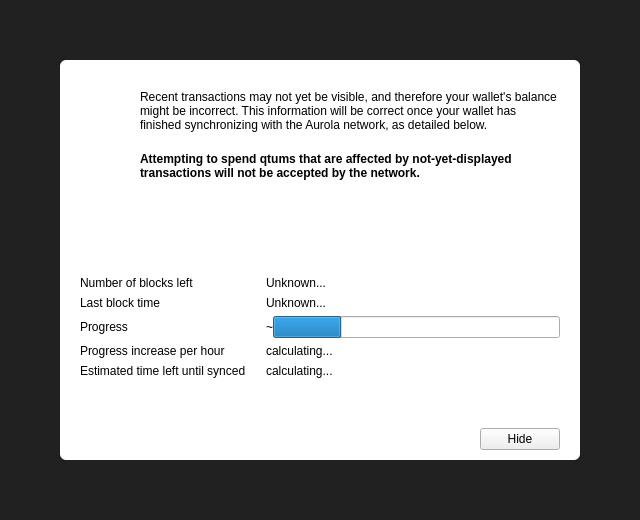
<?xml version="1.0" encoding="UTF-8"?>
<ui version="4.0">
 <class>ModalOverlay</class>
 <widget class="ModalOverlay" name="ModalOverlay">
  <property name="geometry">
   <rect>
    <x>0</x>
    <y>0</y>
    <width>640</width>
    <height>520</height>
   </rect>
  </property>
  <property name="windowTitle">
   <string>Form</string>
  </property>
  <layout class="QVBoxLayout" name="verticalLayout" stretch="0">
   <property name="sizeConstraint">
    <enum>QLayout::SetDefaultConstraint</enum>
   </property>
   <property name="leftMargin">
    <number>0</number>
   </property>
   <property name="topMargin">
    <number>0</number>
   </property>
   <property name="rightMargin">
    <number>0</number>
   </property>
   <property name="bottomMargin">
    <number>0</number>
   </property>
   <item>
    <widget class="QWidget" name="bgWidget" native="true">
     <property name="styleSheet">
      <string notr="true">#bgWidget { background: rgba(0,0,0,220); }</string>
     </property>
     <layout class="QVBoxLayout" name="verticalLayoutMain" stretch="0">
      <property name="leftMargin">
       <number>60</number>
      </property>
      <property name="topMargin">
       <number>60</number>
      </property>
      <property name="rightMargin">
       <number>60</number>
      </property>
      <property name="bottomMargin">
       <number>60</number>
      </property>
      <item>
       <widget class="QWidget" name="contentWidget" native="true">
        <property name="styleSheet">
         <string notr="true">#contentWidget { background: white; border-radius: 6px; }</string>
        </property>
        <layout class="QVBoxLayout" name="verticalLayout_3" stretch="1,0,0">
         <property name="spacing">
          <number>0</number>
         </property>
         <property name="leftMargin">
          <number>20</number>
         </property>
         <property name="topMargin">
          <number>10</number>
         </property>
         <property name="rightMargin">
          <number>20</number>
         </property>
         <property name="bottomMargin">
          <number>10</number>
         </property>
         <item>
          <widget class="QStackedWidget" name="stackedWidget">
           <property name="currentIndex">
            <number>0</number>
           </property>
           <widget class="QWidget" name="page">
            <layout class="QVBoxLayout" name="verticalLayout_2">
             <property name="spacing">
              <number>0</number>
             </property>
             <property name="leftMargin">
              <number>0</number>
             </property>
             <property name="topMargin">
              <number>0</number>
             </property>
             <property name="rightMargin">
              <number>0</number>
             </property>
             <property name="bottomMargin">
              <number>0</number>
             </property>
             <item>
              <layout class="QHBoxLayout" name="horizontalLayoutIconText" stretch="0,1">
               <property name="spacing">
                <number>20</number>
               </property>
               <property name="topMargin">
                <number>20</number>
               </property>
               <item>
                <layout class="QVBoxLayout" name="verticalLayoutIcon">
                 <item>
                  <widget class="QPushButton" name="warningIcon">
                   <property name="enabled">
                    <bool>false</bool>
                   </property>
                   <property name="text">
                    <string/>
                   </property>
                   <property name="icon">
                    <iconset>
                     <normaloff>:/icons/warning</normaloff>
                     <disabledoff>:/icons/warning</disabledoff>:/icons/warning</iconset>
                   </property>
                   <property name="iconSize">
                    <size>
                     <width>48</width>
                     <height>48</height>
                    </size>
                   </property>
                   <property name="flat">
                    <bool>true</bool>
                   </property>
                  </widget>
                 </item>
                 <item>
                  <spacer name="verticalSpacerWarningIcon">
                   <property name="orientation">
                    <enum>Qt::Vertical</enum>
                   </property>
                   <property name="sizeHint" stdset="0">
                    <size>
                     <width>20</width>
                     <height>40</height>
                    </size>
                   </property>
                  </spacer>
                 </item>
                </layout>
               </item>
               <item>
                <layout class="QVBoxLayout" name="verticalLayoutInfoText">
                 <property name="leftMargin">
                  <number>0</number>
                 </property>
                 <property name="topMargin">
                  <number>0</number>
                 </property>
                 <item>
                  <widget class="QLabel" name="infoText">
                   <property name="text">
                    <string>Recent transactions may not yet be visible, and therefore your wallet's balance might be incorrect. This information will be correct once your wallet has finished synchronizing with the Aurola network, as detailed below.</string>
                   </property>
                   <property name="textFormat">
                    <enum>Qt::RichText</enum>
                   </property>
                   <property name="wordWrap">
                    <bool>true</bool>
                   </property>
                  </widget>
                 </item>
                 <item>
                  <widget class="QLabel" name="infoTextStrong">
                   <property name="font">
                    <font>
                     <weight>75</weight>
                     <bold>true</bold>
                    </font>
                   </property>
                   <property name="text">
                    <string>Attempting to spend qtums that are affected by not-yet-displayed transactions will not be accepted by the network.</string>
                   </property>
                   <property name="textFormat">
                    <enum>Qt::RichText</enum>
                   </property>
                   <property name="wordWrap">
                    <bool>true</bool>
                   </property>
                  </widget>
                 </item>
                 <item>
                  <spacer name="verticalSpacerInTextSpace">
                   <property name="orientation">
                    <enum>Qt::Vertical</enum>
                   </property>
                   <property name="sizeHint" stdset="0">
                    <size>
                     <width>20</width>
                     <height>40</height>
                    </size>
                   </property>
                  </spacer>
                 </item>
                </layout>
               </item>
              </layout>
             </item>
             <item>
              <layout class="QFormLayout" name="formLayout">
               <property name="fieldGrowthPolicy">
                <enum>QFormLayout::ExpandingFieldsGrow</enum>
               </property>
               <property name="horizontalSpacing">
                <number>20</number>
               </property>
               <property name="verticalSpacing">
                <number>6</number>
               </property>
               <property name="topMargin">
                <number>10</number>
               </property>
               <item row="0" column="0">
                <widget class="QLabel" name="labelNumberOfBlocksLeft">
                 <property name="font">
                  <font>
                   <weight>50</weight>
                   <bold>false</bold>
                  </font>
                 </property>
                 <property name="text">
                  <string>Number of blocks left</string>
                 </property>
                </widget>
               </item>
               <item row="0" column="1">
                <widget class="QLabel" name="numberOfBlocksLeft">
                 <property name="sizePolicy">
                  <sizepolicy hsizetype="Expanding" vsizetype="Preferred">
                   <horstretch>0</horstretch>
                   <verstretch>0</verstretch>
                  </sizepolicy>
                 </property>
                 <property name="text">
                  <string>Unknown...</string>
                 </property>
                </widget>
               </item>
               <item row="1" column="0">
                <widget class="QLabel" name="labelLastBlockTime">
                 <property name="font">
                  <font>
                   <weight>50</weight>
                   <bold>false</bold>
                  </font>
                 </property>
                 <property name="text">
                  <string>Last block time</string>
                 </property>
                </widget>
               </item>
               <item row="1" column="1">
                <widget class="QLabel" name="newestBlockDate">
                 <property name="sizePolicy">
                  <sizepolicy hsizetype="Expanding" vsizetype="Preferred">
                   <horstretch>0</horstretch>
                   <verstretch>0</verstretch>
                  </sizepolicy>
                 </property>
                 <property name="text">
                  <string>Unknown...</string>
                 </property>
                </widget>
               </item>
               <item row="2" column="0">
                <widget class="QLabel" name="labelSyncDone">
                 <property name="font">
                  <font>
                   <weight>50</weight>
                   <bold>false</bold>
                  </font>
                 </property>
                 <property name="text">
                  <string>Progress</string>
                 </property>
                </widget>
               </item>
               <item row="2" column="1">
                <layout class="QHBoxLayout" name="horizontalLayoutSync" stretch="0,1">
                 <item>
                  <widget class="QLabel" name="percentageProgress">
                   <property name="text">
                    <string notr="true">~</string>
                   </property>
                  </widget>
                 </item>
                 <item>
                  <widget class="QProgressBar" name="progressBar">
                   <property name="value">
                    <number>24</number>
                   </property>
                   <property name="format">
                    <string/>
                   </property>
                  </widget>
                 </item>
                </layout>
               </item>
               <item row="4" column="0">
                <widget class="QLabel" name="labelProgressIncrease">
                 <property name="font">
                  <font>
                   <weight>50</weight>
                   <bold>false</bold>
                  </font>
                 </property>
                 <property name="text">
                  <string>Progress increase per hour</string>
                 </property>
                </widget>
               </item>
               <item row="4" column="1">
                <widget class="QLabel" name="progressIncreasePerH">
                 <property name="sizePolicy">
                  <sizepolicy hsizetype="Expanding" vsizetype="Preferred">
                   <horstretch>0</horstretch>
                   <verstretch>0</verstretch>
                  </sizepolicy>
                 </property>
                 <property name="text">
                  <string>calculating...</string>
                 </property>
                </widget>
               </item>
               <item row="5" column="0">
                <widget class="QLabel" name="labelEstimatedTimeLeft">
                 <property name="font">
                  <font>
                   <weight>50</weight>
                   <bold>false</bold>
                  </font>
                 </property>
                 <property name="text">
                  <string>Estimated time left until synced</string>
                 </property>
                </widget>
               </item>
               <item row="5" column="1">
                <widget class="QLabel" name="expectedTimeLeft">
                 <property name="sizePolicy">
                  <sizepolicy hsizetype="Expanding" vsizetype="Preferred">
                   <horstretch>0</horstretch>
                   <verstretch>0</verstretch>
                  </sizepolicy>
                 </property>
                 <property name="text">
                  <string>calculating...</string>
                 </property>
                </widget>
               </item>
              </layout>
             </item>
            </layout>
           </widget>
           <widget class="QWidget" name="page_2">
            <layout class="QVBoxLayout" name="verticalLayout_4">
             <property name="spacing">
              <number>15</number>
             </property>
             <property name="topMargin">
              <number>40</number>
             </property>
             <property name="bottomMargin">
              <number>40</number>
             </property>
             <item>
              <layout class="QHBoxLayout" name="horizontalLayout_2">
               <item>
                <spacer name="horizontalSpacer_4">
                 <property name="orientation">
                  <enum>Qt::Horizontal</enum>
                 </property>
                 <property name="sizeHint" stdset="0">
                  <size>
                   <width>40</width>
                   <height>20</height>
                  </size>
                 </property>
                </spacer>
               </item>
               <item>
                <widget class="QPushButton" name="warningIconBackup">
                 <property name="enabled">
                  <bool>false</bool>
                 </property>
                 <property name="text">
                  <string/>
                 </property>
                 <property name="icon">
                  <iconset>
                   <normaloff>:/styles/app-icons/message_warning</normaloff>
                   <disabledoff>:/styles/app-icons/message_warning</disabledoff>:/styles/app-icons/message_warning</iconset>
                 </property>
                 <property name="iconSize">
                  <size>
                   <width>120</width>
                   <height>120</height>
                  </size>
                 </property>
                 <property name="flat">
                  <bool>true</bool>
                 </property>
                </widget>
               </item>
               <item>
                <spacer name="horizontalSpacer_5">
                 <property name="orientation">
                  <enum>Qt::Horizontal</enum>
                 </property>
                 <property name="sizeHint" stdset="0">
                  <size>
                   <width>40</width>
                   <height>20</height>
                  </size>
                 </property>
                </spacer>
               </item>
              </layout>
             </item>
             <item>
              <widget class="QLabel" name="labelNote">
               <property name="text">
                <string>IMPORATANT NOTE!</string>
               </property>
               <property name="alignment">
                <set>Qt::AlignCenter</set>
               </property>
              </widget>
             </item>
             <item>
              <widget class="QLabel" name="labelMessage">
               <property name="text">
                <string>Making a backup of your wallet helps ensure you can always maintain access to your funds. Please backup your wallet in order to avoid losing funds.</string>
               </property>
               <property name="alignment">
                <set>Qt::AlignCenter</set>
               </property>
               <property name="wordWrap">
                <bool>true</bool>
               </property>
              </widget>
             </item>
             <item>
              <spacer name="verticalSpacer">
               <property name="orientation">
                <enum>Qt::Vertical</enum>
               </property>
               <property name="sizeType">
                <enum>QSizePolicy::Expanding</enum>
               </property>
               <property name="sizeHint" stdset="0">
                <size>
                 <width>20</width>
                 <height>40</height>
                </size>
               </property>
              </spacer>
             </item>
             <item>
              <layout class="QHBoxLayout" name="horizontalLayout">
               <item>
                <spacer name="horizontalSpacer_2">
                 <property name="orientation">
                  <enum>Qt::Horizontal</enum>
                 </property>
                 <property name="sizeHint" stdset="0">
                  <size>
                   <width>40</width>
                   <height>20</height>
                  </size>
                 </property>
                </spacer>
               </item>
               <item>
                <widget class="QPushButton" name="walletBackupButton">
                 <property name="text">
                  <string>Wallet backup</string>
                 </property>
                </widget>
               </item>
               <item>
                <spacer name="horizontalSpacer_3">
                 <property name="orientation">
                  <enum>Qt::Horizontal</enum>
                 </property>
                 <property name="sizeHint" stdset="0">
                  <size>
                   <width>40</width>
                   <height>20</height>
                  </size>
                 </property>
                </spacer>
               </item>
              </layout>
             </item>
            </layout>
           </widget>
          </widget>
         </item>
         <item>
          <spacer name="verticalSpacerAfterText">
           <property name="orientation">
            <enum>Qt::Vertical</enum>
           </property>
           <property name="sizeHint" stdset="0">
            <size>
             <width>20</width>
             <height>40</height>
            </size>
           </property>
          </spacer>
         </item>
         <item>
          <layout class="QHBoxLayout" name="horizontalLayoutButtons">
           <property name="leftMargin">
            <number>10</number>
           </property>
           <property name="topMargin">
            <number>10</number>
           </property>
           <item>
            <spacer name="horizontalSpacer">
             <property name="orientation">
              <enum>Qt::Horizontal</enum>
             </property>
             <property name="sizeHint" stdset="0">
              <size>
               <width>40</width>
               <height>20</height>
              </size>
             </property>
            </spacer>
           </item>
           <item>
            <widget class="QPushButton" name="closeButton">
             <property name="text">
              <string>Hide</string>
             </property>
            </widget>
           </item>
          </layout>
         </item>
        </layout>
       </widget>
      </item>
     </layout>
    </widget>
   </item>
  </layout>
 </widget>
 <customwidgets>
  <customwidget>
   <class>ModalOverlay</class>
   <extends>QWidget</extends>
   <header>modaloverlay.h</header>
   <container>1</container>
  </customwidget>
 </customwidgets>
 <resources/>
 <connections/>
</ui>
